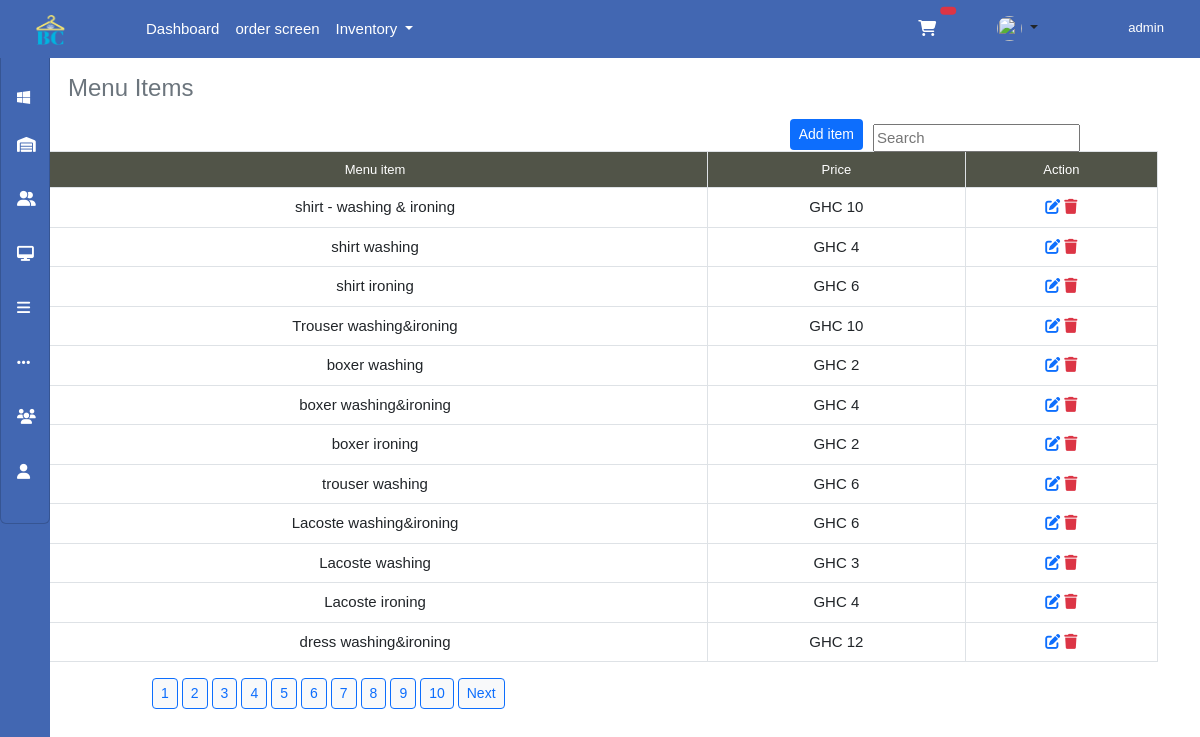
Page /admin/menu.php (signed in) on the committed database.
### tables this page shows
CREATE TABLE `menu` (
  `id` int(255) NOT NULL,
  `item` varchar(255) NOT NULL,
  `price` int(255) NOT NULL,
  `date` timestamp NOT NULL DEFAULT current_timestamp()
);

### admin/menu.php (the view, shortened to what this page needs)
<?php
  include_once('../dbconfig/config.php');
  $page = 1;
  if (isset($_GET['page'])) {
  $page = $_GET['page'];
} else {
  $page = 1;
}
  $start_from = ($page - 1) * 12;
$num_per_page = 12;
  $searchValue = '';
$sql = "SELECT * FROM menu WHERE item LIKE '%$searchValue%' LIMIT $start_from, $num_per_page ";
  $result = mysqli_query($conn, $sql);
$total_rows_sql = "SELECT COUNT(item) AS total FROM menu WHERE item LIKE '%$searchValue%'";
$total_rows_result = mysqli_query($conn, $total_rows_sql);
$total_rows_row = mysqli_fetch_assoc($total_rows_result);
$total_rows = $total_rows_row['total'];
$total_pages = ceil($total_rows / $num_per_page);
 ?>
<!DOCTYPE html>
<html>
<head>
    <link rel="stylesheet" type="text/css" href="../bootstrap/bootstrap.css">
  <link rel="stylesheet" type="text/css" href="../fonts/all.css">
</head>
<body>
    <?php include_once('../includes/navbar.php') ?>
    <h4 class="me-1 my-3 container text-muted ">Menu Items</h4>
        <input type="text" name="search" class="search" placeholder="Search" id="searchInput" value="<?php echo $searchValue; ?>" onkeyup="startSearchTimer()">
        <button style="float: right; margin-right: 130px;" class="btn btn-sm bg-primary text-white"
        data-bs-whatever="@mdo" data-bs-toggle="modal" data-bs-target="#additem" type="button">Add item</button>
    <div class="container d-flex justify-content-center sales my-5">
        <table class="table table-bordered text-center fw-lighter" id="order-table">
            <thead class=" text-center fw-lighter">
                <tr>
                    <th scope="col" class="fw-lighter">Menu item</th>
                    <th scope="col" class="fw-lighter">Price</th>
                    <th scope="col" class="fw-lighter">Action</th>
                </tr>
            </thead>
            <tbody>
                  <?php
                    while ($rows = mysqli_fetch_assoc($result))
                    {
                  ?><tr>
                      <td scope="col" class="fw-lighter"><?php echo $rows['item']; ?></td>
                    <td><?php echo "GHC  ". $rows['price']; ?></td>
                    <td class="edit_p" id="<?php echo $rows['id']; ?>"><i title="edit" class="fa-solid fa-edit text-primary "
                    data-bs-whatever="@mdo" type="button"></i>
                        <a href="menu.php?id=<?php echo $rows['id']; ?>"><i title="delete" class="fa-solid fa-trash text-danger"></i>
                   </td>
                   </tr>
</div>
                   <?php  } ?>
<?php
  for ($i = 1; $i <= $total_pages; $i++) {
    echo "<a class='btn-sm btnPaginition btn btn-primary text-primary bg-light' href='menu.php?page=$i'>$i</a>";
  }
  if ($page < $total_pages) {
    echo "<a class='btn btn-sm btn-primary btnPaginition text-primary bg-light' href='menu.php?page=" . ($page + 1) . "'>Next</a>";
  }
?>
</body>
</html>

### admin/menu.php (style rules this page uses)
.fa-solid { cursor: pointer; }
.table thead { background-color: #515448; color: white; font-size: 13px; }
.btnPaginition { position: relative; left: 150px; margin: 2px; bottom: 50px; }
#searchInput { float: right; display: flex; position: relative; top: 5px; right: 120px; outline: none; }

### includes/navbar.php (style rules this page uses)
body { font-family: sans-serif; font-size: 15px; margin: 0; padding: 0; }

### rows in the picture
menu: item "shirt - washing & ironing", price "10"
menu: item "shirt washing", price "4"
menu: item "shirt ironing", price "6"
menu: item "Trouser washing&ironing", price "10"
menu: item "boxer washing", price "2"
menu: item "boxer washing&ironing", price "4"
menu: item "boxer ironing", price "2"
menu: item "trouser washing", price "6"
menu: item "Lacoste washing&ironing", price "6"
menu: item "Lacoste washing", price "3"
menu: item "Lacoste ironing", price "4"
menu: item "dress washing&ironing", price "12"

### other values in the picture
$_SESSION['user'] "admin"
